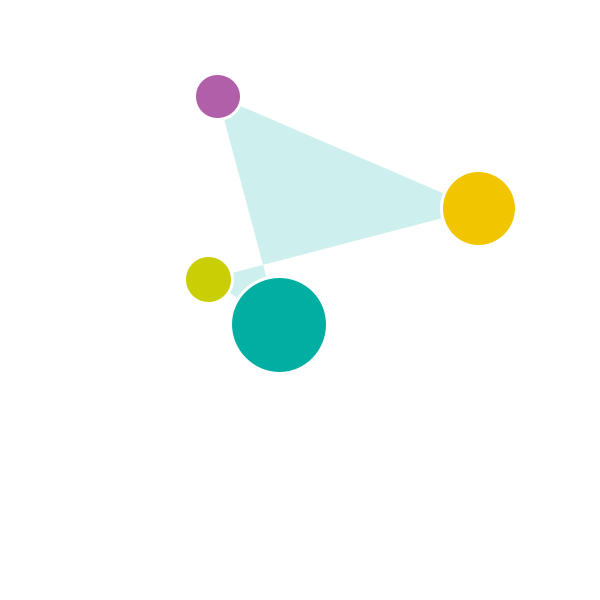
Frame 1 (no input)
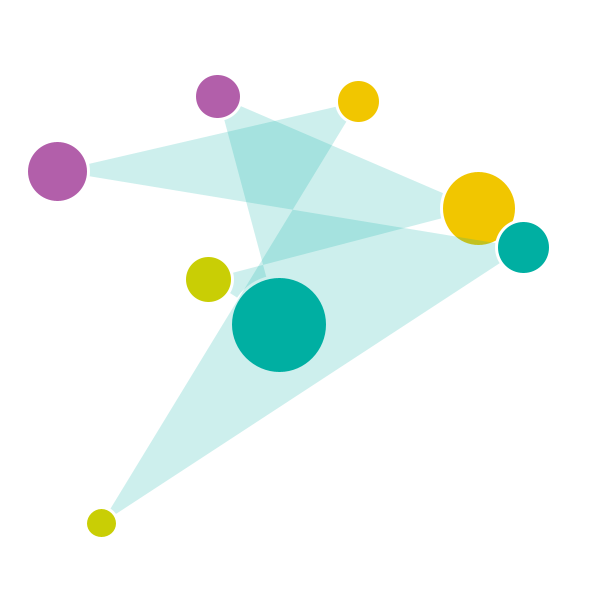
Frame 2 (the mouse pressed at the canvas centre, redrawn once)

The Processing sketch that drew these frames (run headless with seeded random() and noise(); the mouse was pressed at the canvas centre and the sketch redrawn once):

// Processing sketch: processing_87587
// ── processing_87587.pde

void setup() {
 size(600,600);
 background(255); 
  smooth();
  noLoop();
  frameRate(14);
}
 void draw (){
 //background(255); 
 //raggi palle
    float r = random(30,100);
    float p = random(30,100);
    float q = random(30,100);
    float s = random(30,100);
 
//coordinate palle
      float a= random(50, 550);
      float b= random(50, 550);
      float c= random(50, 550);
      float d= random(50, 550);
      float e= random(50, 550);
      float f= random(50, 550);
       
//linee
strokeWeight(0);
noStroke();
 
 
 
 fill(0, 175, 162, 50);
beginShape();
vertex(a,b);
vertex(b,c);
vertex(c,d);
vertex (e,f);
endShape(CLOSE);
 
 
 
 
//sistem
stroke(255);
strokeWeight(3);
 
 fill(241,198, 0); //arancio
    ellipse( a, b, r, r);
 fill(201, 206, 5); //verdino
     ellipse( b,c, p,p);
 fill(0, 175, 162); //azzurro
     ellipse( c, d,q,q);
 fill(178, 95, 170); //viola
     ellipse( e, f,s,s);  
}
 
 
 
 
void keyTyped() {
   
  if (key==' '){background (255);}
   
  loop();
redraw ();
 
}
